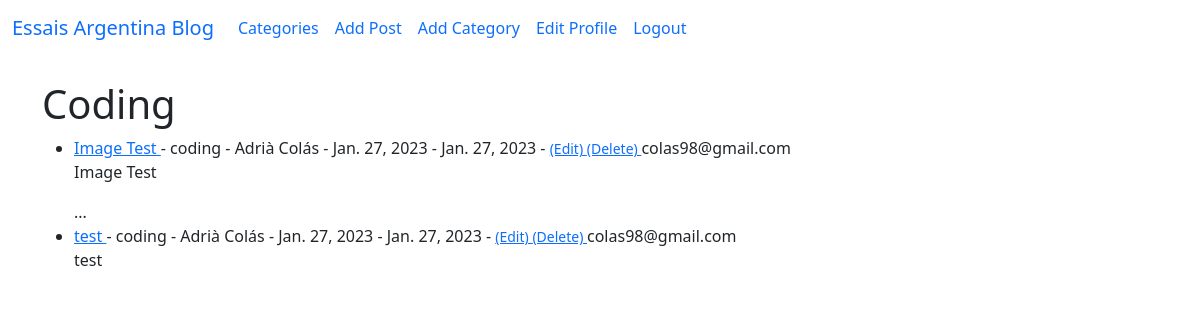
Page /category/coding/ (signed in) on the earlier database version.
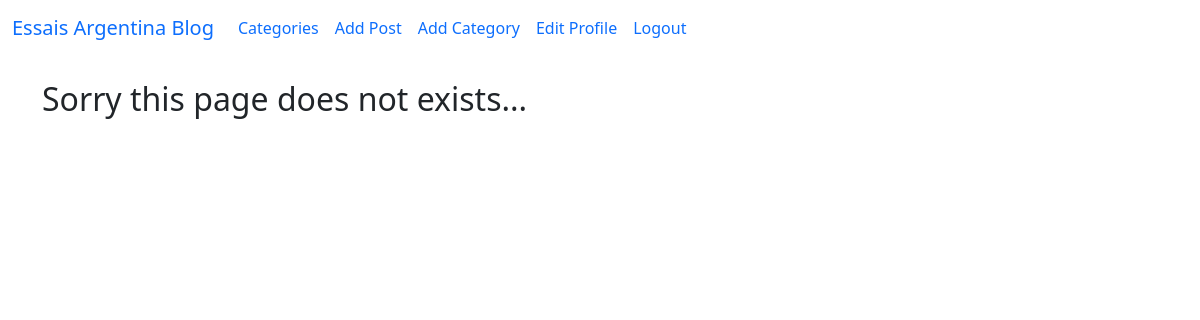
Same page on the later database version.
### theblog/models.py (models this page shows, shortened)
class Post(models.Model):
    title = models.CharField(max_length=255)
    header_image = models.ImageField(null=True, blank=True, upload_to = "images/")
    title_tag = models.CharField(max_length=255)
    author = models.ForeignKey(User, on_delete=models.CASCADE)
    body = RichTextField(blank=True, null=True)
    post_date = models.DateField(auto_now_add=True)
    first_post_date = models.DateField(default = date.today())
    category = models.CharField(max_length= 255, default='uncategorized')
    snippet = models.CharField(max_length= 255)
    likes = models.ManyToManyField(User, related_name = 'blog_posts')

### theblog/views.py (the view)
# urls.py: path('category/<str:cats>/', CategoryView, name='category'),
def CategoryView(request, cats):
    category_posts = Post.objects.filter(category=cats.replace('-', ' '))
    return render(request, 'categories.html', {'cats' : cats.title().replace('-', ' '), 'category_posts' : category_posts})

### theblog/templates/categories.html (shortened to what this page needs)
{% extends 'base.html' %}
{% block content %}
{% if category_posts %}
    <h1>{{ cats }}</h1>
    <ul>
    {% for post in category_posts %}
                <li><a href="{% url 'article-detail' post.pk %}"> {{ post.title }} </a>
            - {{ post.category }}
            - {{ post.author.first_name }}
            {{post.author.last_name}} -
            {{post.post_date}} -
            {{post.first_post_date}} -
            <small>
            {% if user.is_authenticated %}
                <a href="{% url 'update_post' post.pk %}">(Edit) </a>
                <a href="{% url 'delete_post' post.pk %}">(Delete) </a>
            {% endif %}
            </small> {{post.author.email}}<br/>
            {{ post.body|slice:"200" | safe}}...
        </li>
    {% endfor %}
{% else %}
    <h2> Sorry this page does not exists... </h2>
{% endif %}
{% endblock %}

Differences in the rows shown:
removed Post: title "Image Test", category "coding", author.first_name "Adrià", author.last_name "Colás", post_date "Jan. 27, 2023", first_post_date "Jan. 27, 2023", author.email "colas98@gmail.com", body "Image Test"
removed Post: title "test", category "coding", author.first_name "Adrià", author.last_name "Colás", post_date "Jan. 27, 2023", first_post_date "Jan. 27, 2023", author.email "colas98@gmail.com", body "test"
Other differences:
{{ cats }}: "Coding" → (not shown)
text now shown: "Sorry this page does not exists..."
